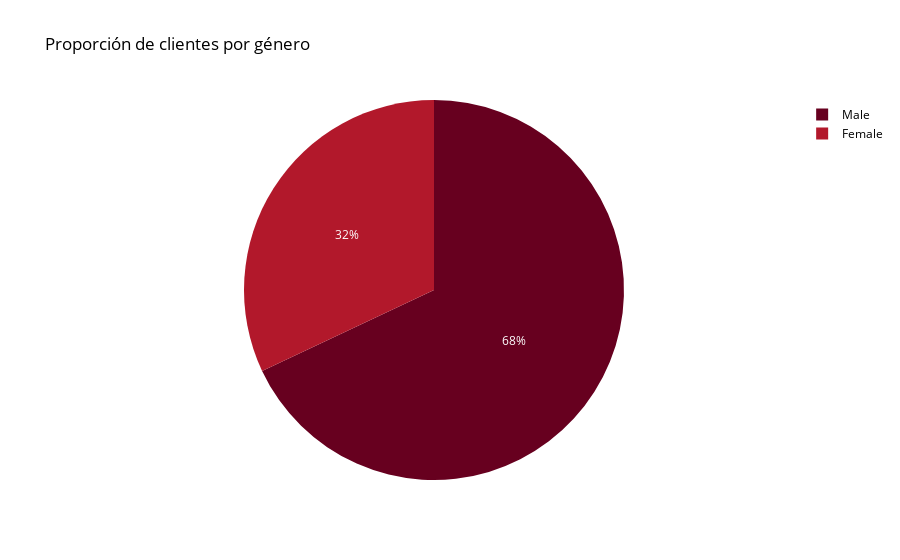

Here is the notebook cell this chart was saved with:
### Code cell
# Participación por Género
gender_counts = dataset['Gender'].value_counts().reset_index()
gender_counts.columns = ['Gender', 'Count']

fig_gender = px.pie(
    gender_counts,
    names='Gender',
    values='Count',
    title='Proporción de clientes por género',
    color_discrete_sequence=px.colors.sequential.RdBu
)
fig_gender.update_layout(
    template='plotly_dark',
    plot_bgcolor='white',
    paper_bgcolor='white',
    font=dict(color='black')
)
fig_gender.show()

### Figure 1 — Plotly figure (JSON) as saved in the notebook; plotly's stock layout.template omitted (floating-point values rounded to 4 significant figures)
{"data": [{"domain": {"x": [0, 1], "y": [0, 1]}, "hovertemplate": "Gender=%{label}<br>Count=%{value}<extra></extra>", "labels": ["Male", "Female"], "legendgroup": "", "name": "", "showlegend": true, "type": "pie", "values": [2652, 1248]}], "layout": {"font": {"color": "black"}, "legend": {"tracegroupgap": 0}, "paper_bgcolor": "white", "piecolorway": ["rgb(103,0,31)", "rgb(178,24,43)", "rgb(214,96,77)", "rgb(244,165,130)", "rgb(253,219,199)", "rgb(247,247,247)", "rgb(209,229,240)", "rgb(146,197,222)", "rgb(67,147,195)", "rgb(33,102,172)", "rgb(5,48,97)"], "plot_bgcolor": "white", "title": {"text": "Proporción de clientes por género"}}}
